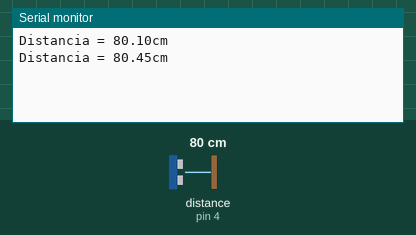
Simulated run of this sketch. Board: Arduino Uno, built with avr-gcc and run on an emulated ATmega328P. On the bench: the last lines printed to the serial monitor. Wiring (inferred from the names in the program): ultrasonic range finder: trigger pin 5; echo pin 4. The inputs (shaded band) are chosen by the test bench; at power-on: distance to the obstacle (sensor on pin 4) 80 cm. The echo pulse lasts 58.3 µs per cm.

Above: at 1.8 s.
1.9 s: distance to the obstacle (sensor on pin 4) set to 2 cm
At 2.4 s:
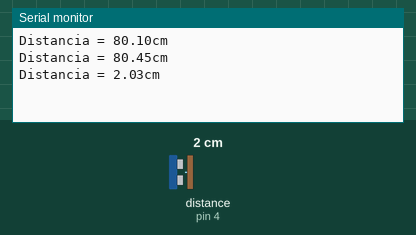
3.4 s: distance to the obstacle (sensor on pin 4) set to 4 cm
At 4.8 s:
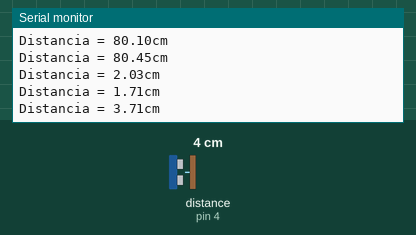
Timing chart, 0 to 6.4 s (numbered marks = the images above; inputs shaded):
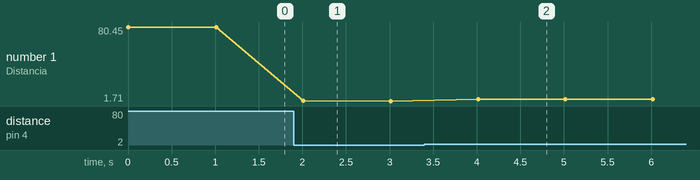

Measured:
- after the input at 1.9 s, the serial monitor: prints a new line after 0.11 s (image 1)
- after the input at 3.4 s, the serial monitor: prints a new line after 0.61 s (image 2)
- plotted number 1: 80.45 → 1.71 after the input at 1.9 s, 1.71 → 3.71 after the input at 3.4 s

The sketch:

Sensor_Ultrasonic_Teste.ino
```cpp
#define TRIGGER_PIN  5 //D1
#define ECHO_PIN     4 //D2

long lerDistancia(int triggerPin, int echoPin)
{
  // Limpa o trigger
  pinMode(triggerPin, OUTPUT);
  digitalWrite(triggerPin, LOW);
  delayMicroseconds(2);
  // Mantem o sinal em HIGH por 10 microseconds
  digitalWrite(triggerPin, HIGH);
  delayMicroseconds(10);
  digitalWrite(triggerPin, LOW);
  pinMode(echoPin, INPUT);
  // Le o echo pin, e retorna o tempo de retorno em microseconds
  return pulseIn(echoPin, HIGH);
}

void setup()
{
  Serial.begin(9600);
}

void loop()
{
  // Mede o tempo e converte para centimetros conforme datasheet
  float cm = lerDistancia(TRIGGER_PIN, ECHO_PIN) / 58.0;
  Serial.print("Distancia = ");
  Serial.print(cm);
  Serial.println("cm");
  delay(1000);
}
```
